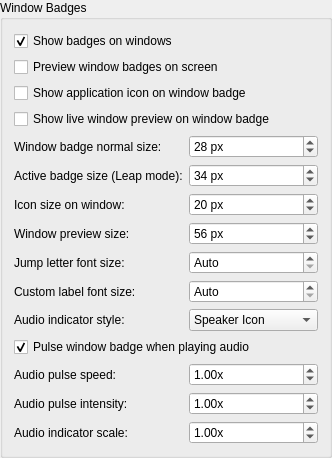
            <widget class="QGroupBox" name="groupWindowBadges">
             <property name="title">
              <string>Window Badges</string>
             </property>
             <layout class="QFormLayout" name="formLayoutWindowBadges">
              <item row="0" column="0" colspan="2">
               <widget class="QCheckBox" name="kcfg_BadgeWindowBadgesEnabled">
                <property name="text">
                 <string>Show badges on windows</string>
                </property>
                <property name="checked">
                 <bool>true</bool>
                </property>
                <property name="toolTip">
                 <string>Draw jump letter badges directly on visible windows. When unchecked, windows remain clean and navigation is done exclusively via the HUD cards dock.</string>
                </property>
               </widget>
              </item>
              <item row="1" column="0" colspan="2">
               <widget class="QCheckBox" name="check_previewWindowBadges">
                <property name="text">
                 <string>Preview window badges on screen</string>
                </property>
                <property name="checked">
                 <bool>false</bool>
                </property>
                <property name="toolTip">
                 <string>Temporarily displays sample badges on all visible windows to preview styling changes in real time.</string>
                </property>
               </widget>
              </item>
              <item row="2" column="0" colspan="2">
               <widget class="QCheckBox" name="kcfg_BadgeWindowShowIcon">
                <property name="text">
                 <string>Show application icon on window badge</string>
                </property>
                <property name="checked">
                 <bool>false</bool>
                </property>
                <property name="toolTip">
                 <string>Displays the application icon next to the jump letter inside on-window badges.</string>
                </property>
               </widget>
              </item>
              <item row="3" column="0" colspan="2">
               <widget class="QCheckBox" name="kcfg_BadgeWindowShowThumbnail">
                <property name="text">
                 <string>Show live window preview on window badge</string>
                </property>
                <property name="checked">
                 <bool>false</bool>
                </property>
                <property name="toolTip">
                 <string>Displays a live miniature preview thumbnail inside on-window badges.</string>
                </property>
               </widget>
              </item>
              <item row="4" column="0">
               <widget class="QLabel" name="label_badgeSize">
                <property name="text">
                 <string>Window badge normal size:</string>
                </property>
                <property name="toolTip">
                 <string>Height and size of badges on background windows in pixels (default: 28 px).</string>
                </property>
               </widget>
              </item>
              <item row="4" column="1">
               <widget class="QSpinBox" name="kcfg_BadgeSize">
                <property name="minimum">
                 <number>16</number>
                </property>
                <property name="maximum">
                 <number>500</number>
                </property>
                <property name="singleStep">
                 <number>2</number>
                </property>
                <property name="value">
                 <number>28</number>
                </property>
                <property name="suffix">
                 <string> px</string>
                </property>
               </widget>
              </item>
              <item row="5" column="0">
               <widget class="QLabel" name="label_badgeJumpSize">
                <property name="text">
                 <string>Active badge size (Leap mode):</string>
                </property>
                <property name="toolTip">
                 <string>Height and size of active badges on windows during Leap mode (default: 34 px).</string>
                </property>
               </widget>
              </item>
              <item row="5" column="1">
               <widget class="QSpinBox" name="kcfg_BadgeJumpSize">
                <property name="minimum">
                 <number>16</number>
                </property>
                <property name="maximum">
                 <number>500</number>
                </property>
                <property name="singleStep">
                 <number>2</number>
                </property>
                <property name="value">
                 <number>34</number>
                </property>
                <property name="suffix">
                 <string> px</string>
                </property>
               </widget>
              </item>
              <item row="6" column="0">
               <widget class="QLabel" name="label_badgeWindowIconSize">
                <property name="text">
                 <string>Icon size on window:</string>
                </property>
                <property name="toolTip">
                 <string>Size of the application icon on window badges in pixels (default: 20 px).</string>
                </property>
               </widget>
              </item>
              <item row="6" column="1">
               <widget class="QSpinBox" name="kcfg_BadgeWindowIconSize">
                <property name="minimum">
                 <number>12</number>
                </property>
                <property name="maximum">
                 <number>500</number>
                </property>
                <property name="singleStep">
                 <number>2</number>
                </property>
                <property name="value">
                 <number>20</number>
                </property>
                <property name="suffix">
                 <string> px</string>
                </property>
               </widget>
              </item>
              <item row="7" column="0">
               <widget class="QLabel" name="label_badgeWindowThumbnailSize">
                <property name="text">
                 <string>Window preview size:</string>
                </property>
                <property name="toolTip">
                 <string>Maximum size of the window preview thumbnail on window badges in pixels (default: 56 px).</string>
                </property>
               </widget>
              </item>
              <item row="7" column="1">
               <widget class="QSpinBox" name="kcfg_BadgeWindowThumbnailSize">
                <property name="minimum">
                 <number>16</number>
                </property>
                <property name="maximum">
                 <number>2500</number>
                </property>
                <property name="singleStep">
                 <number>4</number>
                </property>
                <property name="value">
                 <number>56</number>
                </property>
                <property name="suffix">
                 <string> px</string>
                </property>
               </widget>
              </item>
              <item row="8" column="0">
               <widget class="QLabel" name="label_badgeWindowLetterFontSize">
                <property name="text">
                 <string>Jump letter font size:</string>
                </property>
                <property name="toolTip">
                 <string>Font size for the jump letter on window badges (0 = Auto).</string>
                </property>
               </widget>
              </item>
              <item row="8" column="1">
               <widget class="QSpinBox" name="kcfg_BadgeWindowLetterFontSize">
                <property name="minimum">
                 <number>0</number>
                </property>
                <property name="maximum">
                 <number>200</number>
                </property>
                <property name="specialValueText">
                 <string>Auto</string>
                </property>
                <property name="value">
                 <number>0</number>
                </property>
                <property name="suffix">
                 <string> px</string>
                </property>
               </widget>
              </item>
              <item row="9" column="0">
               <widget class="QLabel" name="label_badgeWindowLabelFontSize">
                <property name="text">
                 <string>Custom label font size:</string>
                </property>
                <property name="toolTip">
                 <string>Font size for custom text labels on window badges (0 = Auto).</string>
                </property>
               </widget>
              </item>
              <item row="9" column="1">
               <widget class="QSpinBox" name="kcfg_BadgeWindowLabelFontSize">
                <property name="minimum">
                 <number>0</number>
                </property>
                <property name="maximum">
                 <number>200</number>
                </property>
                <property name="specialValueText">
                 <string>Auto</string>
                </property>
                <property name="value">
                 <number>0</number>
                </property>
                <property name="suffix">
                 <string> px</string>
                </property>
               </widget>
              </item>
              <item row="10" column="0">
               <widget class="QLabel" name="label_audioWindowIndicatorStyle">
                <property name="text">
                 <string>Audio indicator style:</string>
                </property>
                <property name="toolTip">
                 <string>Visual style for the audio indicator icon on window badges.</string>
                </property>
               </widget>
              </item>
              <item row="10" column="1">
               <widget class="QComboBox" name="combo_AudioWindowIndicatorStyle">
                <property name="toolTip">
                 <string>Style of the audio icon (Speaker, Soundwave, or Minimal Dot).</string>
                </property>
                <item>
                 <property name="text">
                  <string>Speaker Icon</string>
                 </property>
                </item>
                <item>
                 <property name="text">
                  <string>Soundwave Pulse</string>
                 </property>
                </item>
                <item>
                 <property name="text">
                  <string>Minimal Dot</string>
                 </property>
                </item>
               </widget>
              </item>
              <item row="11" column="0" colspan="2">
               <widget class="QCheckBox" name="kcfg_AudioWindowPulseEnabled">
                <property name="text">
                 <string>Pulse window badge when playing audio</string>
                </property>
                <property name="checked">
                 <bool>true</bool>
                </property>
                <property name="toolTip">
                 <string>Animates the window badge with a breathing pulse while the window is playing sound.</string>
                </property>
               </widget>
              </item>
              <item row="12" column="0">
               <widget class="QLabel" name="label_audioWindowPulseSpeed">
                <property name="text">
                 <string>Audio pulse speed:</string>
                </property>
                <property name="toolTip">
                 <string>Speed multiplier for badge audio pulsing animation.</string>
                </property>
               </widget>
              </item>
              <item row="12" column="1">
               <widget class="QDoubleSpinBox" name="kcfg_AudioWindowPulseSpeed">
                <property name="minimum">
                 <double>0.200000000000000</double>
                </property>
                <property name="maximum">
                 <double>3.000000000000000</double>
                </property>
                <property name="singleStep">
                 <double>0.100000000000000</double>
                </property>
                <property name="value">
                 <double>1.000000000000000</double>
                </property>
                <property name="suffix">
                 <string>x</string>
                </property>
               </widget>
              </item>
              <item row="13" column="0">
               <widget class="QLabel" name="label_audioWindowPulseIntensity">
                <property name="text">
                 <string>Audio pulse intensity:</string>
                </property>
                <property name="toolTip">
                 <string>Intensity multiplier for badge audio pulsing animation.</string>
                </property>
               </widget>
              </item>
              <item row="13" column="1">
               <widget class="QDoubleSpinBox" name="kcfg_AudioWindowPulseIntensity">
                <property name="minimum">
                 <double>0.000000000000000</double>
                </property>
                <property name="maximum">
                 <double>2.500000000000000</double>
                </property>
                <property name="singleStep">
                 <double>0.100000000000000</double>
                </property>
                <property name="value">
                 <double>1.000000000000000</double>
                </property>
                <property name="suffix">
                 <string>x</string>
                </property>
               </widget>
              </item>
              <item row="14" column="0">
               <widget class="QLabel" name="label_audioWindowIndicatorScale">
                <property name="text">
                 <string>Audio indicator scale:</string>
                </property>
                <property name="toolTip">
                 <string>Relative size scale of the audio indicator inside window badges.</string>
                </property>
               </widget>
              </item>
              <item row="14" column="1">
               <widget class="QDoubleSpinBox" name="kcfg_AudioWindowIndicatorScale">
                <property name="minimum">
                 <double>0.700000000000000</double>
                </property>
                <property name="maximum">
                 <double>2.000000000000000</double>
                </property>
                <property name="singleStep">
                 <double>0.050000000000000</double>
                </property>
                <property name="value">
                 <double>1.000000000000000</double>
                </property>
                <property name="suffix">
                 <string>x</string>
                </property>
               </widget>
              </item>
             </layout>
            </widget>
